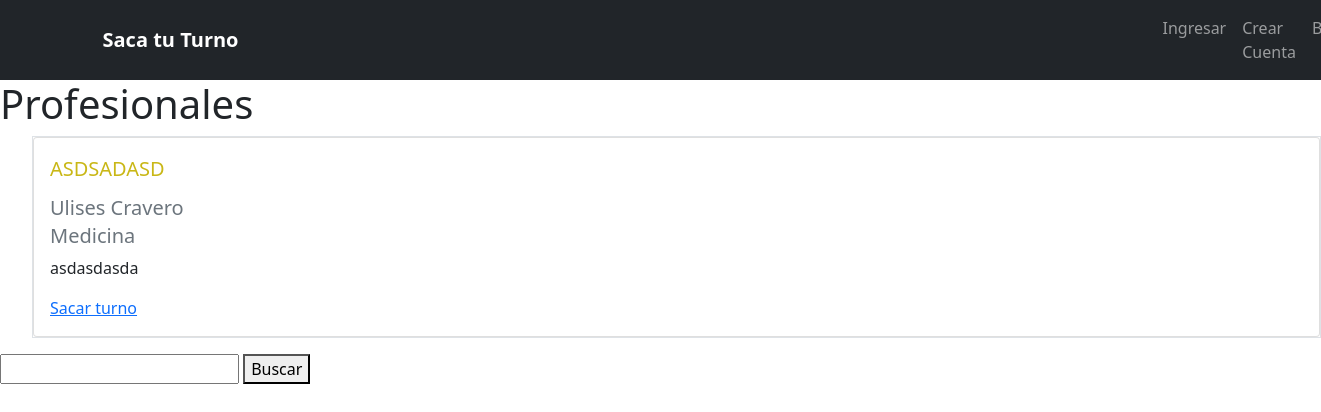
The app's page /servicios/1/ with its own data.
### sitio/models.py (models this page shows, shortened)
class ServicioPrestado(models.Model):
    nombre = models.CharField(max_length=50, blank = False)       # NO LLEVA NOMBRE EL SERVICIO PRESTADO
    descripcion = models.TextField(max_length=150, blank = False)
    propietario = models.ForeignKey(User, on_delete=models.CASCADE)
    categoria = models.ForeignKey(Categoria, on_delete=models.CASCADE, blank = True, null= True)
    subcategoria = models.ForeignKey(SubCategoria, on_delete=models.CASCADE, blank = True, null= True)
    diasAtencion = models.ManyToManyField(Days)
    duracionTurno = models.IntegerField(default = 30, null= False, blank = False)
    ciudad = models.CharField(max_length= 20, choices = ciudades, verbose_name='Ciudad', blank = True, null= True, default = 'Rafaela')
    inicioJornada = models.TimeField( auto_now=False, auto_now_add=False, verbose_name="Inicio de Jornada",blank=True, null=False, default='08:00:00')
    finJornada = models.TimeField( auto_now=False, auto_now_add=False, verbose_name="Fin de Jornada",blank=True, null=False, default='17:00:00')

class Categoria(models.Model):
    nombre = models.CharField(max_length=255, blank = False)
    def __str__(self):
        return self.nombre

### sitio/views.py (the view, shortened to what this page needs)
def servicios(request, id_subcategoria):
    servicios = ServicioPrestado.objects.filter(subcategoria_id = id_subcategoria)
    query = request.GET.get('buscar_servicio')
    return render(request, 'servicios.html', {'servicios': servicios})

### templates/servicios.html (shortened to what this page needs)
{% extends "base.html" %}
{%block content %}
    <h1> Profesionales </h1>
    <ul>
        <div class="card-group border border-black">
            {%for item in servicios %}
            <div class="card">
                <div class="card-body">
                    <div class="card-title letracaja colorcito text-uppercase"><p>{{item.nombre}} </p> </div>
                    <h6 class="card-subtitle letracaja mb-2 text-muted">{{item.propietario.first_name}} {{item.propietario.last_name}}</h6>
                    <h6 class="card-subtitle letracaja mb-2 text-muted">{{item.categoria}}</h6>
                    <div class="panel-text"><p>{{item.descripcion}}</p></div>
                    <div class="panel-foocter"><a href="{% url 'pedir_turno' item.id item.propietario.id %}">Sacar turno</a></div>
                </div>
            </div>
            {%endfor%}
        </div>
    </ul>
    <form method="GET">
        <div>
            <input type="text" name="buscar_servicio" id="">
            <button type="submit">Buscar</button>
        </div>
    </form>
{% endblock %}

### static/sitio/styles.css (style rules this page uses)
.colorcito { color: rgb(201, 183, 22); }
.letracaja { font-size: 20px; }

### static/fullcalendar/main.css (style rules this page uses)
:root { --fc-daygrid-event-dot-width: 8px; }
:root { --fc-list-event-dot-width: 10px; --fc-list-event-hover-bg-color: #f5f5f5; }

### records on screen
ServicioPrestado: nombre "ASDSADASD", propietario.first_name "Ulises", propietario.last_name "Cravero", categoria "Medicina", descripcion "asdasdasda"
